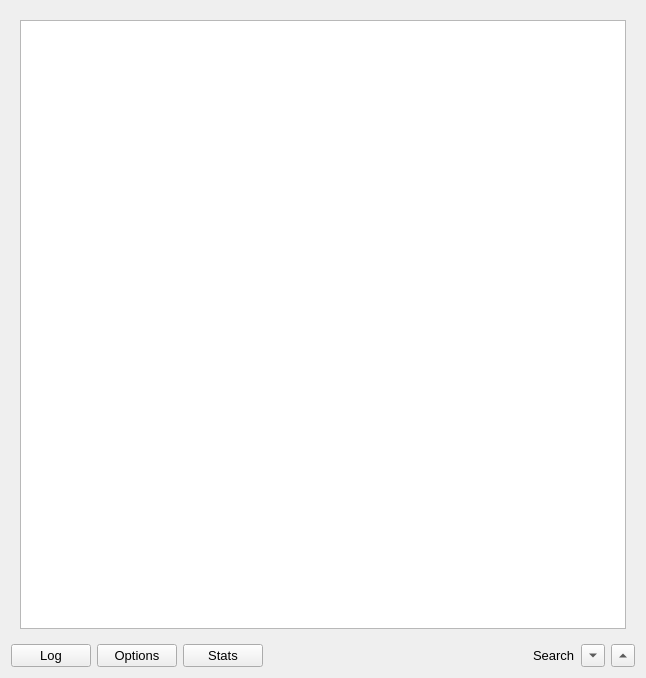
<?xml version="1.0" encoding="UTF-8"?>
<ui version="4.0">
 <class>qbuLoggerWidget2</class>
 <widget class="QWidget" name="qbuLoggerWidget2">
  <property name="geometry">
   <rect>
    <x>0</x>
    <y>0</y>
    <width>646</width>
    <height>678</height>
   </rect>
  </property>
  <property name="font">
   <font>
    <family>MS Shell Dlg 2</family>
    <pointsize>10</pointsize>
   </font>
  </property>
  <property name="windowTitle">
   <string>Form</string>
  </property>
  <layout class="QVBoxLayout" name="verticalLayout">
   <item>
    <widget class="QStackedWidget" name="stackedWidget">
     <property name="currentIndex">
      <number>0</number>
     </property>
     <widget class="QWidget" name="page">
      <layout class="QVBoxLayout" name="verticalLayout_2">
       <item>
        <widget class="QTableView" name="tableView">
         <property name="font">
          <font>
           <family>Consolas</family>
           <pointsize>10</pointsize>
           <kerning>true</kerning>
          </font>
         </property>
         <property name="sortingEnabled">
          <bool>true</bool>
         </property>
        </widget>
       </item>
      </layout>
     </widget>
     <widget class="QWidget" name="page_2">
      <layout class="QVBoxLayout" name="verticalLayout_5">
       <item>
        <layout class="QHBoxLayout" name="horizontalLayout_4">
         <item>
          <spacer name="horizontalSpacer_7">
           <property name="orientation">
            <enum>Qt::Horizontal</enum>
           </property>
           <property name="sizeHint" stdset="0">
            <size>
             <width>40</width>
             <height>20</height>
            </size>
           </property>
          </spacer>
         </item>
         <item>
          <layout class="QVBoxLayout" name="verticalLayout_3">
           <item>
            <layout class="QHBoxLayout" name="horizontalLayout_2">
             <item>
              <spacer name="horizontalSpacer_2">
               <property name="orientation">
                <enum>Qt::Horizontal</enum>
               </property>
               <property name="sizeHint" stdset="0">
                <size>
                 <width>40</width>
                 <height>20</height>
                </size>
               </property>
              </spacer>
             </item>
             <item>
              <widget class="QLabel" name="label">
               <property name="text">
                <string>Show</string>
               </property>
              </widget>
             </item>
             <item>
              <spacer name="horizontalSpacer_3">
               <property name="orientation">
                <enum>Qt::Horizontal</enum>
               </property>
               <property name="sizeHint" stdset="0">
                <size>
                 <width>40</width>
                 <height>20</height>
                </size>
               </property>
              </spacer>
             </item>
            </layout>
           </item>
           <item>
            <widget class="QListView" name="listViewShow">
             <property name="maximumSize">
              <size>
               <width>130</width>
               <height>16777215</height>
              </size>
             </property>
            </widget>
           </item>
          </layout>
         </item>
         <item>
          <spacer name="horizontalSpacer_6">
           <property name="orientation">
            <enum>Qt::Horizontal</enum>
           </property>
           <property name="sizeHint" stdset="0">
            <size>
             <width>40</width>
             <height>20</height>
            </size>
           </property>
          </spacer>
         </item>
         <item>
          <layout class="QVBoxLayout" name="verticalLayout_4">
           <item>
            <layout class="QHBoxLayout" name="horizontalLayout_3">
             <item>
              <spacer name="horizontalSpacer_4">
               <property name="orientation">
                <enum>Qt::Horizontal</enum>
               </property>
               <property name="sizeHint" stdset="0">
                <size>
                 <width>40</width>
                 <height>20</height>
                </size>
               </property>
              </spacer>
             </item>
             <item>
              <widget class="QLabel" name="label_2">
               <property name="text">
                <string>Search</string>
               </property>
              </widget>
             </item>
             <item>
              <spacer name="horizontalSpacer_5">
               <property name="orientation">
                <enum>Qt::Horizontal</enum>
               </property>
               <property name="sizeHint" stdset="0">
                <size>
                 <width>40</width>
                 <height>20</height>
                </size>
               </property>
              </spacer>
             </item>
            </layout>
           </item>
           <item>
            <widget class="QListView" name="listViewJump">
             <property name="maximumSize">
              <size>
               <width>130</width>
               <height>16777215</height>
              </size>
             </property>
            </widget>
           </item>
          </layout>
         </item>
         <item>
          <spacer name="horizontalSpacer_8">
           <property name="orientation">
            <enum>Qt::Horizontal</enum>
           </property>
           <property name="sizeHint" stdset="0">
            <size>
             <width>40</width>
             <height>20</height>
            </size>
           </property>
          </spacer>
         </item>
        </layout>
       </item>
       <item>
        <spacer name="verticalSpacer">
         <property name="orientation">
          <enum>Qt::Vertical</enum>
         </property>
         <property name="sizeHint" stdset="0">
          <size>
           <width>20</width>
           <height>299</height>
          </size>
         </property>
        </spacer>
       </item>
      </layout>
     </widget>
     <widget class="QWidget" name="page_3">
      <layout class="QVBoxLayout" name="verticalLayout_7">
       <item>
        <layout class="QHBoxLayout" name="horizontalLayout_6">
         <item>
          <layout class="QVBoxLayout" name="verticalLayout_6">
           <item>
            <layout class="QHBoxLayout" name="horizontalLayout_5">
             <item>
              <spacer name="horizontalSpacer_11">
               <property name="orientation">
                <enum>Qt::Horizontal</enum>
               </property>
               <property name="sizeHint" stdset="0">
                <size>
                 <width>40</width>
                 <height>20</height>
                </size>
               </property>
              </spacer>
             </item>
             <item>
              <widget class="QLabel" name="label_3">
               <property name="text">
                <string>Stats</string>
               </property>
              </widget>
             </item>
             <item>
              <spacer name="horizontalSpacer_12">
               <property name="orientation">
                <enum>Qt::Horizontal</enum>
               </property>
               <property name="sizeHint" stdset="0">
                <size>
                 <width>40</width>
                 <height>20</height>
                </size>
               </property>
              </spacer>
             </item>
            </layout>
           </item>
           <item>
            <widget class="QTableWidget" name="tableWidgetStats">
             <column>
              <property name="text">
               <string>Type</string>
              </property>
             </column>
             <column>
              <property name="text">
               <string>Count</string>
              </property>
             </column>
            </widget>
           </item>
          </layout>
         </item>
         <item>
          <spacer name="horizontalSpacer_10">
           <property name="orientation">
            <enum>Qt::Horizontal</enum>
           </property>
           <property name="sizeHint" stdset="0">
            <size>
             <width>40</width>
             <height>20</height>
            </size>
           </property>
          </spacer>
         </item>
        </layout>
       </item>
       <item>
        <spacer name="verticalSpacer_2">
         <property name="orientation">
          <enum>Qt::Vertical</enum>
         </property>
         <property name="sizeType">
          <enum>QSizePolicy::Minimum</enum>
         </property>
         <property name="sizeHint" stdset="0">
          <size>
           <width>20</width>
           <height>299</height>
          </size>
         </property>
        </spacer>
       </item>
      </layout>
     </widget>
    </widget>
   </item>
   <item>
    <layout class="QHBoxLayout" name="horizontalLayout">
     <item>
      <widget class="QPushButton" name="pushButtonLog">
       <property name="text">
        <string>Log</string>
       </property>
      </widget>
     </item>
     <item>
      <widget class="QPushButton" name="pushButtonOptions">
       <property name="text">
        <string>Options</string>
       </property>
      </widget>
     </item>
     <item>
      <widget class="QPushButton" name="pushButtonStats">
       <property name="text">
        <string>Stats</string>
       </property>
      </widget>
     </item>
     <item>
      <spacer name="horizontalSpacer_9">
       <property name="orientation">
        <enum>Qt::Horizontal</enum>
       </property>
       <property name="sizeType">
        <enum>QSizePolicy::Expanding</enum>
       </property>
       <property name="sizeHint" stdset="0">
        <size>
         <width>10</width>
         <height>20</height>
        </size>
       </property>
      </spacer>
     </item>
     <item>
      <widget class="QLabel" name="label_4">
       <property name="text">
        <string>Search</string>
       </property>
      </widget>
     </item>
     <item>
      <widget class="QToolButton" name="toolButtonSearchDown">
       <property name="text">
        <string>...</string>
       </property>
       <property name="arrowType">
        <enum>Qt::DownArrow</enum>
       </property>
      </widget>
     </item>
     <item>
      <widget class="QToolButton" name="toolButtonSearchUp">
       <property name="text">
        <string/>
       </property>
       <property name="arrowType">
        <enum>Qt::UpArrow</enum>
       </property>
      </widget>
     </item>
    </layout>
   </item>
  </layout>
 </widget>
 <resources/>
 <connections/>
</ui>
